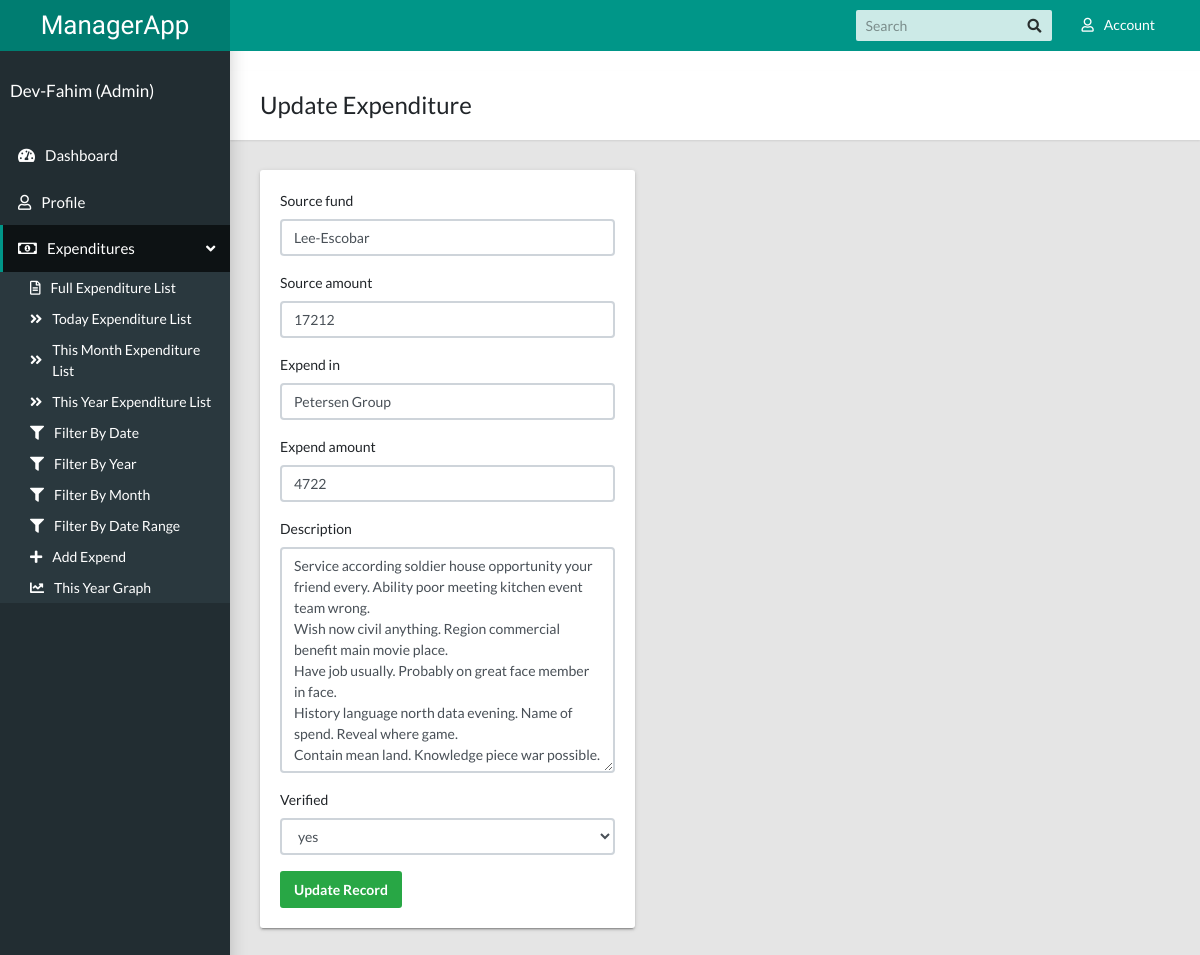
The page /expenditure/update/817/ (signed in) on the database its author committed.
### account/models.py (models this page shows, shortened)
class UserProfile(models.Model):
    select = (
        ('male', 'Male'),
        ('female', 'Female')
    )
    select_role = (
        ('admin', 'Admin'),
        ('co-admin', 'Co-Admin'),
        ('user', 'User')
    )
    user = models.OneToOneField(User, on_delete=models.CASCADE, related_name='user_profile')
    role = models.CharField(choices=select_role, max_length=50, default='user')
    created_date = models.DateTimeField(auto_now_add=True)
    updated_date = models.DateTimeField(auto_now=True)
    address = models.TextField(blank=True, default='')
    birth_date = models.DateField(blank=True, null=True)
    description = models.TextField(blank=True, default='')
    slug = models.SlugField(max_length=50, blank=True, default='')
    gender = models.CharField(max_length=50, blank=True, choices=select, default='Not Selected')
    contact_number = models.CharField(max_length=255, blank=True, default='')
    def create_user_profile(sender, instance, created, **kwargs):
        if created:
            UserProfile.objects.create(user=instance, slug=instance)
    post_save.connect(create_user_profile, sender=User)

### expend/models.py (models this page shows, shortened)
class Expend(models.Model):
    select = (
        ('yes', 'yes'),
        ('no', 'no')
    )
    by_user = models.CharField(max_length=255, blank=False, unique=False, null=True)
    added_date = models.DateTimeField(auto_now_add=True)
    updated_date = models.DateTimeField(auto_now=True)
    source_fund = models.CharField(max_length=255)
    source_amount = models.PositiveIntegerField()
    expend_in = models.CharField(max_length=255)
    expend_amount = models.PositiveIntegerField()
    description = models.TextField(blank=True)
    verified = models.CharField(choices=select, max_length=255, default='no')

### expend/views.py (the view)
# urls.py: path('update/<int:pk>/', login_required(views.ExpendUpdateView.as_view()),
class ExpendUpdateView(UpdateView):
    model = models.Expend
    template_name = 'expend/expend_form.html'
    success_url = ''
    context_object_name = 'form'
    fields = ('source_fund', 'source_amount', 'expend_in', 'expend_amount', 'description', 'verified')

### expend/templates/expend/expend_form.html (shortened to what this page needs)
{% extends 'base.html' %}
{% block content_title %}{% if form.instance.pk %}Update{% else %}Add{% endif %} Expenditure{% endblock %}
{% block content %}
<div class="col-xs-12"><div class="tile"><div class="tile-body">{% if request.user.is_authenticated %}
    {% if request.user.is_superuser %}
            <form method="post">
                <div>
                    {% include 'form.html' %}
                </div>
                <div>
                    <button class="btn btn-md btn-success">{% if form.instance.pk %}Update Record{% else %}Add Record{% endif %}</button>
                </div>
            </form>
    {% endif %}
{% endif %}</div></div></div>
{% endblock %}

### templates/sidebar.html (shortened to what this page needs)
    <aside class="app-sidebar">
      <div class="app-sidebar__user">
        <div>
          <p class="app-sidebar__user-name">{{ request.user.username|title }} ({{ request.user.user_profile.role|title }})</p>
        </div>
      </div>
      <ul class="app-menu">
        <li><a class="app-menu__item" href="{% url 'account:home' %}"><i class="fas fa-tachometer-alt margin-right"></i> Dashboard</a></li>
        <li><a class="app-menu__item" href="{% url 'account:profile' %}"><i class="far fa-user margin-right"></i> Profile</a></li>
        <li class="treeview is-expanded"><a class="app-menu__item" href="#" data-toggle="treeview"><i class="far fa-money-bill-alt margin-right"></i><span class="app-menu__label">Expenditures</span><i class="treeview-indicator fa fa-angle-right"></i></a>
          <ul class="treeview-menu">
          	<li><a  class="treeview-item"  href="{% url 'expenditure:expend' %}"><i class="far fa-file-alt tree-aside"></i> Full Expenditure List</a></li>
            <li><a  class="treeview-item"  href="{% url 'expenditure:expend_by_today' %}"><i class="fas fa-angle-double-right tree-aside"></i> Today Expenditure List</a></li>
            <li><a  class="treeview-item"  href="{% url 'expenditure:expend_by_month' year=current_year month=current_month %}"><i class="fas fa-angle-double-right tree-aside"></i> This Month Expenditure List</a></li>
            <li><a  class="treeview-item"  href="{% url 'expenditure:expend_by_year' year=current_year %}"><i class="fas fa-angle-double-right tree-aside"></i> This Year Expenditure List</a></li>
            <li><a  class="treeview-item"  href="{% url 'expenditure:expend_filter_date' %}"><i class="fas fa-filter tree-aside"></i> Filter By Date</a></li>
            <li><a  class="treeview-item"  href="{% url 'expenditure:expend_filter_year' %}"><i class="fas fa-filter tree-aside"></i> Filter By Year</a></li>
            <li><a  class="treeview-item"  href="{% url 'expenditure:expend_filter_month' %}"><i class="fas fa-filter tree-aside"></i> Filter By Month</a></li>
            <li><a  class="treeview-item"  href="{% url 'expenditure:expend_filter_range' %}"><i class="fas fa-filter tree-aside"></i> Filter By Date Range</a></li>
            <li><a  class="treeview-item"  href="{% url 'expenditure:expend_create' %}"><i class="fas fa-plus tree-aside"></i> Add Expend</a></li>
            <li><a  class="treeview-item"  href="{% url 'expenditure:expend_graph' year=current_year %}"><i class="fas fa-chart-line tree-aside"></i> This Year Graph</a></li>
          </ul>
        </li>
      </ul>
    </aside>

### templates/form.html
{% load bootstrap4 %}
{% bootstrap_form form %}

### templates/base.html (style rules this page uses)
.tree-aside { margin-left:10px; margin-right:10px; }
.margin-right { margin-right:10px; }

### rows shown on the page
Expend: source_fund "Lee-Escobar", source_amount "17212", expend_in "Petersen Group", expend_amount "4722", description "Service according soldier house opportunity your friend every. Ability poor meeting kitchen event team wrong. Wish now civil anything. Region commercial benefit main movie place. Have job usually. Probably on great face member in face. History language north data evening. Name of spend. Reveal where game. Contain mean land. Knowledge piece war possible.", verified "yes"

### other values the page prints
{{ request.user.username|title }} "Dev-Fahim"
{{ request.user.user_profile.role|title }} "Admin"
